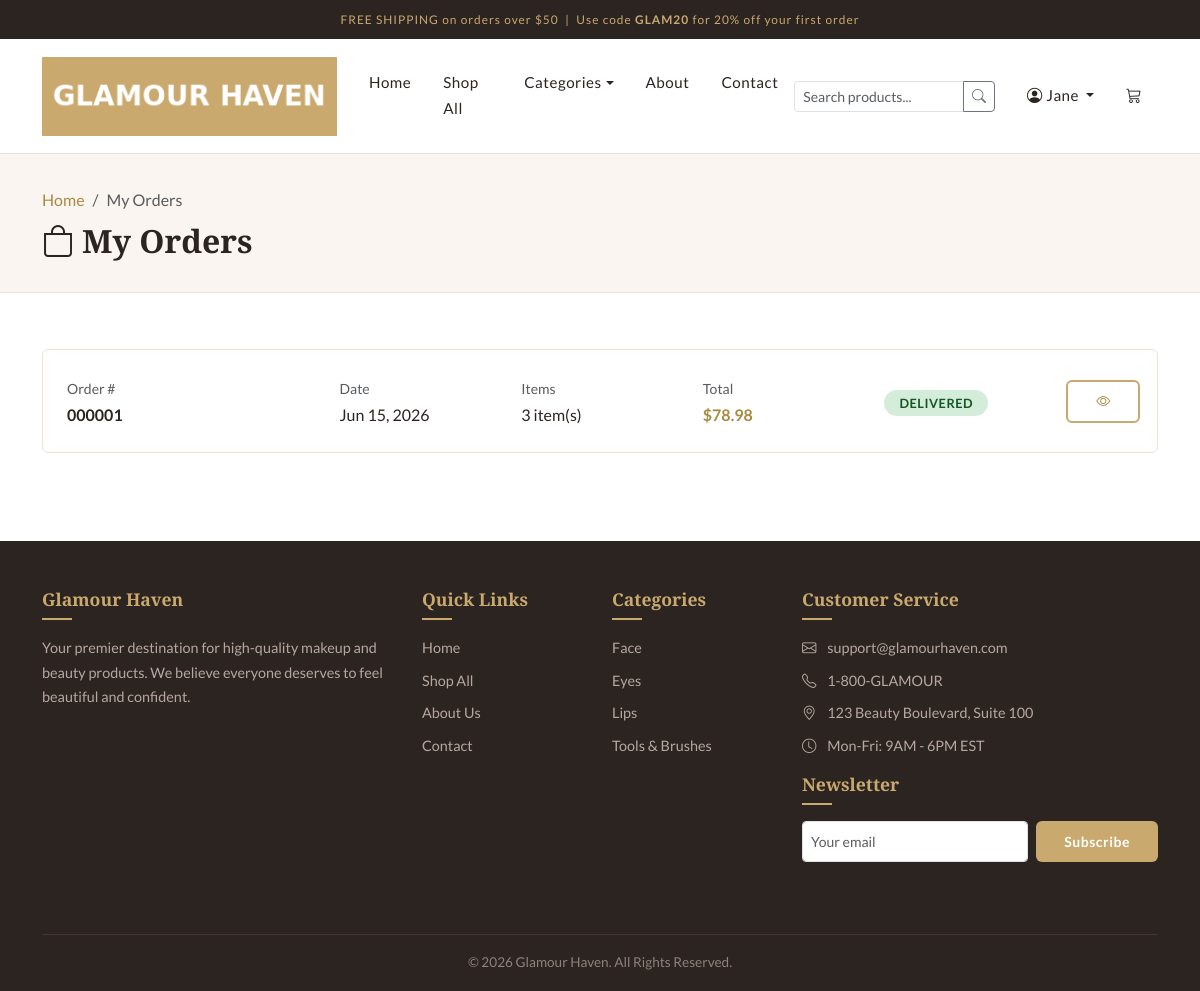
Page /orders.php (signed in) on the committed database.
### tables this page shows
CREATE TABLE orders (
    order_id INT AUTO_INCREMENT PRIMARY KEY,
    user_id INT NOT NULL,
    total_amount DECIMAL(10,2) NOT NULL,
    shipping_address VARCHAR(255),
    shipping_city VARCHAR(100),
    shipping_state VARCHAR(50),
    shipping_zip VARCHAR(10),
    status ENUM('pending', 'processing', 'shipped', 'delivered', 'cancelled') DEFAULT 'pending',
    payment_method VARCHAR(50) DEFAULT 'credit_card',
    created_at TIMESTAMP DEFAULT CURRENT_TIMESTAMP,
    updated_at TIMESTAMP DEFAULT CURRENT_TIMESTAMP ON UPDATE CURRENT_TIMESTAMP,
    FOREIGN KEY (user_id) REFERENCES users(user_id) ON DELETE CASCADE
);

### orders.php (the view, shortened to what this page needs)
<?php
$pdo = getDBConnection();
$stmt = $pdo->prepare("SELECT o.*, (SELECT COUNT(*) FROM order_items WHERE order_id = o.order_id) as item_count FROM orders o WHERE o.user_id = :uid ORDER BY o.created_at DESC");
$stmt->execute([':uid' => $_SESSION['user_id']]);
$orders = $stmt->fetchAll();
include 'includes/header.php';
?>
<div class="page-header"><div class="container"><nav aria-label="breadcrumb"><ol class="breadcrumb mb-2"><li class="breadcrumb-item"><a href="index.php">Home</a></li><li class="breadcrumb-item active">My Orders</li></ol></nav><h1><i class="bi bi-bag me-2"></i>My Orders</h1></div></div>
<div class="container py-4">
    <?php if (empty($orders)): ?>
        <div class="empty-state"><i class="bi bi-bag-x d-block"></i><h3>No Orders Yet</h3><p>You haven't placed any orders yet.</p><a href="products.php" class="btn btn-glamour">Start Shopping</a></div>
    <?php else: ?>
        <?php foreach ($orders as $order): ?>
        <div class="order-card"><div class="row align-items-center">
            <div class="col-md-3"><small class="text-muted">Order #</small><br><strong><?php echo str_pad($order['order_id'], 6, '0', STR_PAD_LEFT); ?></strong></div>
            <div class="col-md-2"><small class="text-muted">Date</small><br><?php echo date('M j, Y', strtotime($order['created_at'])); ?></div>
            <div class="col-md-2"><small class="text-muted">Items</small><br><?php echo $order['item_count']; ?> item(s)</div>
            <div class="col-md-2"><small class="text-muted">Total</small><br><strong class="text-glamour">$<?php echo number_format($order['total_amount'], 2); ?></strong></div>
            <div class="col-md-2"><span class="status-badge status-<?php echo $order['status']; ?>"><?php echo ucfirst($order['status']); ?></span></div>
            <div class="col-md-1 text-end"><a href="order_confirmation.php?order_id=<?php echo $order['order_id']; ?>" class="btn btn-sm btn-glamour-outline"><i class="bi bi-eye"></i></a></div>
        </div></div>
        <?php endforeach; ?>
    <?php endif; ?>
</div>
<?php include 'includes/footer.php'; ?>

### css/style.css (style rules this page uses)
:root { --primary: #C9A96E; --primary-dark: #A8893E; --primary-light: #F2E0D5; --accent: #8B1A2B; --accent-light: #DFBFB0; --dark: #2C2421; --dark-medium: #4A3C32; --gray: #7A6E65; --light-gray: #FAF5F0; --white: #FFFFFF; --rose: #E8CFC0; --font-display: 'Playfair Display', Georgia, serif; --font-body: 'Lato', 'Segoe UI', sans-serif; --shadow: 0 2px 15px rgba(44,36,33,0.08); --shadow-hover: 0 8px 30px rgba(44,36,33,0.14); --radius: 6px; --transition: all 0.3s ease; }
* { margin: 0; padding: 0; box-sizing: border-box; }
body { font-family: var(--font-body); color: var(--dark); background-color: var(--white); line-height: 1.7; display: flex; flex-direction: column; min-height: 100vh; }
h1,h2,h3,h4,h5,h6 { font-family: var(--font-display); font-weight: 600; color: var(--dark); }
a { color: var(--primary-dark); text-decoration: none; transition: var(--transition); }
.btn-glamour-outline { background-color: transparent; color: var(--primary-dark); border: 2px solid var(--primary); padding: 9px 28px; border-radius: var(--radius); font-weight: 600; transition: var(--transition); }
.order-card { border: 1px solid var(--primary-light); border-radius: var(--radius); padding: 1.5rem; margin-bottom: 1rem; transition: var(--transition); }
.status-badge { padding: 5px 15px; border-radius: 20px; font-size: 0.8rem; font-weight: 600; text-transform: uppercase; letter-spacing: 0.5px; }
.status-delivered { background: #d4edda; color: #155724; }
.text-glamour { color: var(--primary-dark); }
.breadcrumb-item a { color: var(--primary-dark); }
.page-header { background: var(--light-gray); padding: 2rem 0; margin-bottom: 2rem; border-bottom: 1px solid var(--primary-light); }
.page-header h1 { font-size: 2rem; margin-bottom: 0; }

### rows in the picture
orders: order_id "000001", created_at "Jun 15, 2026", item_count "3", total_amount "78.98", status "DELIVERED"

### other values in the picture
$_SESSION['first_name'] "Jane"
